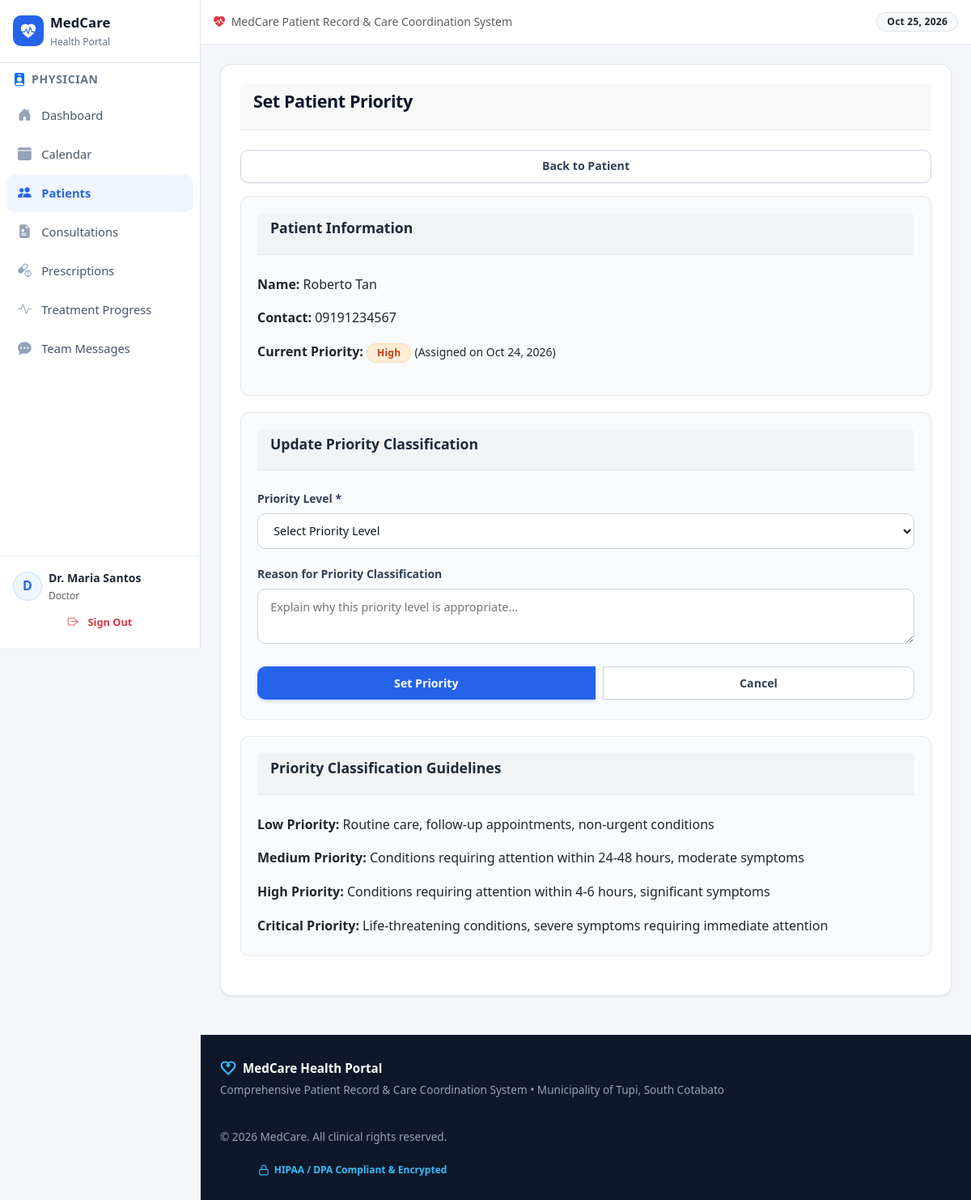
The page /pages/doctor/set_priority.php?patient_id=2 (signed in) on the database its author committed.
### tables this page shows
CREATE TABLE IF NOT EXISTS `patients` (
  `patient_id` int NOT NULL AUTO_INCREMENT,
  `user_id` int DEFAULT NULL,
  `first_name` varchar(50) NOT NULL,
  `last_name` varchar(50) NOT NULL,
  `date_of_birth` date DEFAULT NULL,
  `gender` enum('male','female','other') DEFAULT NULL,
  `contact_number` varchar(20) DEFAULT NULL,
  `address` text,
  `emergency_contact_name` varchar(100) DEFAULT NULL,
  `emergency_contact_number` varchar(20) DEFAULT NULL,
  `blood_type` varchar(5) DEFAULT NULL,
  `allergies` text,
  `created_at` timestamp NULL DEFAULT CURRENT_TIMESTAMP,
  `updated_at` timestamp NULL DEFAULT CURRENT_TIMESTAMP ON UPDATE CURRENT_TIMESTAMP,
  PRIMARY KEY (`patient_id`),
  UNIQUE KEY `user_id` (`user_id`),
  KEY `idx_name` (`last_name`,`first_name`)
);

CREATE TABLE IF NOT EXISTS `patient_priority` (
  `priority_id` int NOT NULL AUTO_INCREMENT,
  `patient_id` int NOT NULL,
  `priority_level` enum('low','medium','high','critical') NOT NULL,
  `urgency_reason` text,
  `assigned_by` int NOT NULL,
  `assigned_at` timestamp NULL DEFAULT CURRENT_TIMESTAMP,
  `updated_at` timestamp NULL DEFAULT CURRENT_TIMESTAMP ON UPDATE CURRENT_TIMESTAMP,
  PRIMARY KEY (`priority_id`),
  KEY `assigned_by` (`assigned_by`),
  KEY `idx_patient` (`patient_id`),
  KEY `idx_priority` (`priority_level`)
);

### pages/doctor/set_priority.php (the view, shortened to what this page needs)
<?php
require_once __DIR__ . '/../../includes/header.php';
$database = new Database();
$conn = $database->getConnection();
$patient_id = isset($_GET['patient_id']) ? (int)$_GET['patient_id'] : 0;
$query = "SELECT * FROM patients WHERE patient_id = ?";
$stmt = $conn->prepare($query);
$stmt->execute([$patient_id]);
$patient = $stmt->fetch();
$query = "SELECT * FROM patient_priority WHERE patient_id = ? ORDER BY assigned_at DESC, priority_id DESC LIMIT 1";
$stmt = $conn->prepare($query);
$stmt->execute([$patient_id]);
$current_priority = $stmt->fetch();
?>
<div class="card">
    <div class="card-header">
        <h2>Set Patient Priority</h2>
    </div>
    <div class="card-body">
        <div class="btn-group" style="margin-bottom: 1rem;">
            <a href="<?php echo BASE_URL; ?>/pages/doctor/view_patient.php?id=<?php echo $patient_id; ?>" class="btn btn-secondary">Back to Patient</a>
        </div>
        <div class="card">
            <div class="card-header">
                <h3>Patient Information</h3>
            </div>
            <div class="card-body">
                <p><strong>Name:</strong> <?php echo htmlspecialchars($patient['first_name'] . ' ' . $patient['last_name']); ?></p>
                <p><strong>Contact:</strong> <?php echo htmlspecialchars($patient['contact_number'] ?? ''); ?></p>
                <?php if ($current_priority): ?>
                <p>
                    <strong>Current Priority:</strong>
                    <span class="badge priority-<?php echo $current_priority['priority_level']; ?>">
                        <?php echo ucfirst($current_priority['priority_level'] ?? ''); ?>
                    </span>
                    <small>(Assigned on <?php echo date('M d, Y', strtotime($current_priority['assigned_at'])); ?>)</small>
                </p>
                <?php endif; ?>
            </div>
        </div>
        <div class="card">
            <div class="card-header">
                <h3>Update Priority Classification</h3>
            </div>
            <div class="card-body">
                <form method="POST" action="">
                    <div class="form-group">
                        <label for="priority_level">Priority Level *</label>
                        <select id="priority_level" name="priority_level" required>
                            <option value="">Select Priority Level</option>
                        </select>
                    </div>
                    <div class="form-group">
                        <label for="urgency_reason">Reason for Priority Classification</label>
                        <textarea id="urgency_reason" name="urgency_reason" placeholder="Explain why this priority level is appropriate..."><?php echo htmlspecialchars($_POST['urgency_reason'] ?? ''); ?></textarea>
                    </div>
                    <div class="btn-group">
                        <button type="submit" class="btn btn-primary">Set Priority</button>
                        <a href="<?php echo BASE_URL; ?>/pages/doctor/view_patient.php?id=<?php echo $patient_id; ?>" class="btn btn-secondary">Cancel</a>
                    </div>
                </form>
            </div>
        </div>
        <div class="card">
            <div class="card-header">
                <h3>Priority Classification Guidelines</h3>
            </div>
            <div class="card-body">
                <div class="priority-level" style="margin-bottom: 1rem;">
                    <strong>Low Priority:</strong> Routine care, follow-up appointments, non-urgent conditions
                </div>
                <div class="priority-level" style="margin-bottom: 1rem;">
                    <strong>Medium Priority:</strong> Conditions requiring attention within 24-48 hours, moderate symptoms
                </div>
                <div class="priority-level" style="margin-bottom: 1rem;">
                    <strong>High Priority:</strong> Conditions requiring attention within 4-6 hours, significant symptoms
                </div>
                <div class="priority-level">
                    <strong>Critical Priority:</strong> Life-threatening conditions, severe symptoms requiring immediate attention
                </div>
            </div>
        </div>
    </div>
</div>
<?php require_once __DIR__ . '/../../includes/footer.php'; ?>

### assets/css/style.css (style rules this page uses)
:root { --primary: #2563eb; --primary-hover: #1d4ed8; --primary-light: #eff6ff; --primary-border: #bfdbfe; --teal: #0d9488; --teal-hover: #0f766e; --teal-light: #f0fdfa; --teal-border: #99f6e4; --success: #16a34a; --success-hover: #15803d; --success-light: #f0fdf4; --success-border: #86efac; --warning: #d97706; --warning-hover: #b45309; --warning-light: #fffbeb; --warning-border: #fde68a; --danger: #dc2626; --danger-hover: #b91c1c; --danger-light: #fef2f2; --danger-border: #fca5a5; --critical: #b91c1c; --critical-light: #fee2e2; --slate-900: #0f172a; --slate-800: #1e293b; --slate-700: #334155; --slate-600: #475569; --slate-500: #64748b; --slate-400: #94a3b8; --slate-300: #cbd5e1; --slate-200: #e2e8f0; --slate-100: #f1f5f9; --slate-50: #f8fafc; --radius-sm: 6px; --radius-md: 10px; --radius-lg: 14px; --radius-xl: 20px; --radius-full: 9999px; --shadow-xs: 0 1px 2px 0 rgba(0, 0, 0, 0.05); --shadow-sm: 0 1px 3px 0 rgba(0, 0, 0, 0.08), 0 1px 2px -1px rgba(0, 0, 0, 0.05); --shadow-md: 0 4px 6px -1px rgba(0, 0, 0, 0.08), 0 2px 4px -2px rgba(0, 0, 0, 0.05); --shadow-lg: 0 10px 15px -3px rgba(0, 0, 0, 0.08), 0 4px 6px -4px rgba(0, 0, 0, 0.04); --shadow-xl: 0 20px 25px -5px rgba(0, 0, 0, 0.1), 0 8px 10px -6px rgba(0, 0, 0, 0.05); --transition-fast: 0.15s cubic-bezier(0.4, 0, 0.2, 1); --transition-normal: 0.25s cubic-bezier(0.4, 0, 0.2, 1); }
*, *::before, *::after { margin: 0; padding: 0; box-sizing: border-box; }
html { font-size: 16px; scroll-behavior: smooth; }
body { font-family: 'Plus Jakarta Sans', system-ui, -apple-system, BlinkMacSystemFont, 'Segoe UI', Roboto, Helvetica, Arial, sans-serif; line-height: 1.6; color: var(--slate-800); background-color: #f4f6fa; min-height: 100vh; display: flex; flex-direction: column; -webkit-font-smoothing: antialiased; -moz-osx-font-smoothing: grayscale; }
a { color: var(--primary); text-decoration: none; transition: color var(--transition-fast); }
.card { background: #ffffff; border-radius: var(--radius-lg); border: 1px solid var(--slate-200); padding: 1.5rem; margin-bottom: 1.5rem; box-shadow: var(--shadow-sm); transition: box-shadow var(--transition-normal), border-color var(--transition-normal); }
.card .card { background: var(--slate-50); border: 1px solid var(--slate-200); padding: 1.25rem; margin-bottom: 1.25rem; box-shadow: none; border-radius: var(--radius-md); }
.card-header { display: flex; align-items: center; justify-content: space-between; flex-wrap: wrap; gap: 0.75rem; border-bottom: 1px solid var(--slate-200); padding-bottom: 0.85rem; margin-bottom: 1.25rem; }
.card-header h2 { color: var(--slate-900); font-size: 1.35rem; font-weight: 700; letter-spacing: -0.02em; }
.card-header h3 { color: var(--slate-800); font-size: 1.1rem; font-weight: 700; display: flex; align-items: center; gap: 0.5rem; }
.card-body { padding: 0.25rem 0; }
.btn { display: inline-flex; align-items: center; justify-content: center; gap: 0.5rem; padding: 0.6rem 1.25rem; border: 1px solid transparent; border-radius: var(--radius-md); font-size: 0.885rem; font-weight: 600; cursor: pointer; text-decoration: none; transition: all var(--transition-fast); font-family: inherit; line-height: 1.4; }
.btn-primary { background: var(--primary); color: #ffffff; box-shadow: 0 2px 4px rgba(37, 99, 235, 0.2); }
.btn-secondary { background: #ffffff; color: var(--slate-700); border: 1px solid var(--slate-300); box-shadow: var(--shadow-xs); }
.btn-group { display: flex; gap: 0.65rem; flex-wrap: wrap; align-items: center; }
.form-group { margin-bottom: 1.25rem; }
.form-group label { display: block; margin-bottom: 0.4rem; font-weight: 600; font-size: 0.875rem; color: var(--slate-700); }
.form-group input, .form-group select, .form-group textarea, input[type="text"], input[type="password"], input[type="email"], input[type="number"], input[type="date"], select, textarea { width: 100%; padding: 0.65rem 0.95rem; border: 1px solid var(--slate-300); border-radius: var(--radius-md); font-size: 0.9rem; font-family: inherit; color: var(--slate-900); background-color: #ffffff; transition: all var(--transition-fast); }
.badge { display: inline-flex; align-items: center; gap: 0.35rem; padding: 0.3rem 0.75rem; border-radius: var(--radius-full); font-size: 0.75rem; font-weight: 700; text-transform: capitalize; letter-spacing: 0.02em; }
.priority-high { background: #ffedd5; color: #c2410c; border: 1px solid #fed7aa; }

### rows shown on the page
patients: first_name+last_name "Roberto Tan", contact_number "09191234567"
patient_priority: priority_level "High", assigned_at "Oct 24, 2026"

### other values the page prints
$user_initials "D"
$user_name "Dr. Maria Santos"
$user_role "Doctor"
